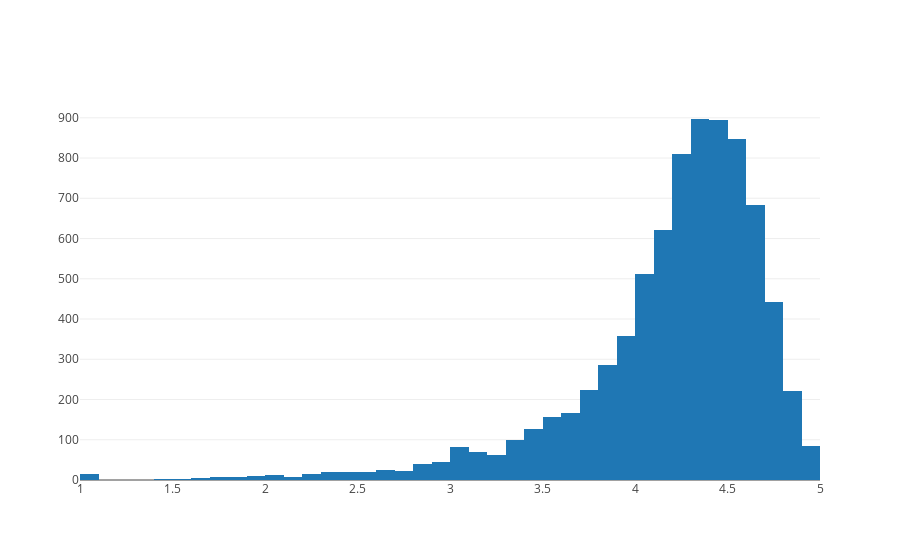

Notebook code for this chart:
### Markdown cell above
## Average rating of apps
Do any apps perform really good or really bad?

### Code cell
data = [go.Histogram(
        x = df.Rating,
        xbins = {'start': 1, 'size': 0.1, 'end' :5}
)]

print('Average app rating = ', np.mean(df['Rating']))
plotly.offline.iplot(data, filename='overall_rating_distribution')

### Figure 1 — Plotly figure (JSON) as saved in the notebook; plotly's stock layout.template omitted (floating-point values rounded to 4 significant figures; data arrays with more than 128 entries replaced by an {"elided": "..."} marker saying what was removed)
{"data": [{"type": "histogram", "uid": "13ebe7fc-1448-11f0-b24d-0242ac130202", "x": {"elided": "9659 float values"}, "xbins": {"end": 5, "size": 0.1, "start": 1}}], "layout": {}}
